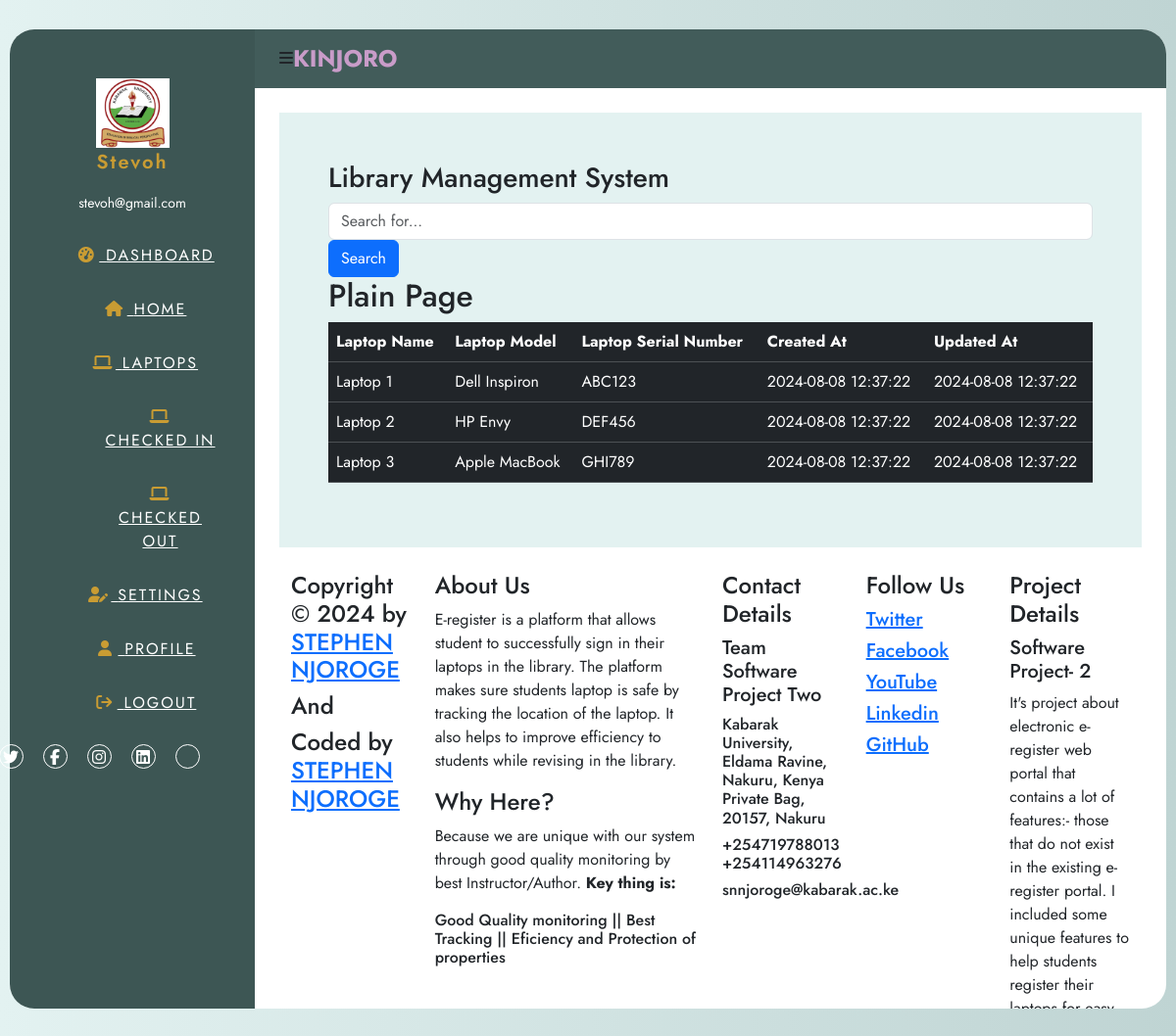
Screenshot of /display_laptops.php with the database file from the repository.
### tables this page shows
CREATE TABLE laptops (
  id INT AUTO_INCREMENT,
  laptop_name VARCHAR(50) NOT NULL,
  laptop_model VARCHAR(50) NOT NULL,
  laptop_serial_number VARCHAR(50) NOT NULL,
  phone_number VARCHAR(20) NOT NULL,
  created_at TIMESTAMP DEFAULT CURRENT_TIMESTAMP,
  updated_at TIMESTAMP DEFAULT CURRENT_TIMESTAMP ON UPDATE CURRENT_TIMESTAMP,
  PRIMARY KEY (id)
);

### display_laptops.php (the view, shortened to what this page needs)
<!DOCTYPE html>
<html lang="en">
<head>
    <link rel="stylesheet" href="sidebar_style.css">
</head>
<body>
  <div class="wrapper">
    <div class="wrapper_inner">
        <div class="vertical_wrap" >
            <div class="vertical_bar" >
                <div class="profile_info" >
                    <div class="img_holder" >
                        <img src="kabulogo.png" alt="Kabu_logo" style
                            width: 100%;
                            height: 100%;
                            object-fit: cover;
                            border-radius: 50%;>
                           <p class="title">Stevoh</p>
                        <p class="sub_title">stevoh@gmail.com</p>
                    </div>
                    <ul class="menu">
                        <li class="">
                            <a href="#" class="">
                                <span class="icon">
                                <i class="fa-solid fa-gauge-high"></i>
                                </span>
                                <span class="text">Dashboard</span>
                            </a>
                        </li>
                        <li class="">
                            <a href="#" class="">
                                <span class="icon">
                                <i class="fa-solid fa-house"></i>
                                </span>
                                <span class="text">Home</span>
                            </a>
                        </li>
                        <li class="">
                            <a href="#" class="">
                                <span class="icon">
                                     <i class="fa-solid fa-laptop"></i>
                                </span>
                                <span class="text">Laptops</span>
                            </a>
                            <ol>
                                <li>
                                <a href="checkedin_laptop_list.php" class="">
                                <span class="icon">
                                     <i class="fa-solid fa-laptop"></i>
                                </span>
                                <span class="text">Checked in</span>
                            </a>
                                </li>
                                <li>
                                <a href="checkedout_laptop_list.php" class="">
                                <span class="icon">
                                     <i class="fa-solid fa-laptop"></i>
                                </span>
                                <span class="text">Checked out</span>
                            </a>
                                </li>
                            </ol>
                        </li>
                        <li class="">
                            <a href="#" class="">
                                <span class="icon">
                                     <i class="fa-solid fa-user-edit"></i>
                                </span>
                                <span class="text">Settings</span>
                            </a>
                        </li>
                        <li class="">
                            <a href="#" class="">
                                <span class="icon">
                                <i class="fa-solid fa-user"></i>
                                </span>
                                <span class="text">Profile</span>
                            </a>
                        </li>
                        <li class="">
                            <a href="signup.php" class="">
                                <span class="icon">
                                <i class="fa-solid fa-arrow-right-from-bracket"></i>
                                </span>
                                <span class="text">Logout</span>
                            </a>
                        </li>
                    </ul>
                    <ul class="social">
                        <li><a href="#" >
                        <i class="fa-brands fa-twitter"></i>
                        </a> </li>
                        <li> <a href="#" >
                            <i class="fa-brands fa-facebook-f"></i>
                        </a> </li>
                        <li><a href="#" >
                            <i class="fa-brands fa-instagram"></i>
                        </a> </li>
                         <li> <a href="#" >
                        <i class="fa-brands fa-linkedin"></i>
                        </a> </li>
                        <li> <a href="#" >
                        </a> </li>
                    </ul>
                </div>
                </div>
            </div>
        <div class="main_container" >
            <div class="top_bar">
                <div class="humburger">
                    <i class="fas fa-bars"></i>
                </div>
                <div class="logo">
                    Kinjoro <span>Developer</span>
                </div>
            </div>
            <div class="content">
                <div class="item">
                <!DOCTYPE html>
<html lang="en">
<head>
    <link rel="stylesheet" href="https://cdn.jsdelivr.net/npm/bootstrap@5.3.2/dist/css/bootstrap.min.css">
</head>
<body>
<div>
    <div class="right_col" role="main">
        <div class="title_left">
            <h3>Library Management System</h3>
        </div>
    </div>
        <div class="col-md-12 col-sm-12 col-xs-12 form-group pull-right top_serch">
            <div class="imput-group">
                <input type="text" class="form-control" placeholder="Search for...">
                <span class="input-group-btn">
                    <button type="button" class="btn btn-primary">
                        Search
                    </button>
                </span>
            <div class="row" style="..." >
                <div class="col-md-12 col-sm-12 col-xs-12" >
                     <div class="x_panel" >
                         <div class="x_title" >
                             <h2>Plain Page</h2>
                                 <div class="x_content">
                                 <?php
$db_host = 'localhost';
$db_username = 'root';
$db_password = '';
$db_name = 'studentdb';
$conn = new mysqli($db_host, $db_username, $db_password, $db_name);
$conn->set_charset("utf8");
$sql = "SELECT * FROM laptops";
$result = $conn->query($sql);
if ($result->num_rows > 0) {
    echo "<table class='table table-dark'>";
    echo "<tr>
    <th>Laptop Name</th>
    <th>Laptop Model</th>
    <th>Laptop Serial Number</th>
    <th>Created At</th>
    <th>Updated At</th>
    </tr>";
    while($row = $result->fetch_assoc()) {
        echo "<tr>
        <td>" . $row["laptop_name"]. "</td>
        <td>" . $row["laptop_model"]. "</td>
        <td>" . $row["laptop_serial_number"]. "</td>
          <td>" . $row["created_at"]. "</td>
           <td>" . $row["updated_at"]. "</td>
        </tr>";
    }
    echo "</table>";
} else {
    echo "No laptop checked in yet.";
}
?>
                                 </div>
                </div>
             </div>
        </div>
    </div>
</div>
</div>
    </div>
</div>
</body>
</html>
<?php
include'footer.php';
?>
</body>
</html>

### footer.php (shortened to what this page needs)
<link href="https://cdn.jsdelivr.net/npm/bootstrap@5.3.3/dist/css/bootstrap.min.css" rel="stylesheet">
	<footer>
			<div class="container">
				<div class="row">
					<div class="col-sm-2">
					<h4>Copyright &copy; 2024 by <a href="http://linkedin.com/in/">STEPHEN NJOROGE</a></h4>
					<h4>And</h4>
					<h4>Coded by <span class="glyphicon glyphicon-heart"></span><a href="http://facebook.com/stephennjoroge"> STEPHEN NJOROGE</a></h4>
					</div>
					<div class="col-sm-4">
						<h4>About Us</h4>
						<p>E-register is a platform that allows student to successfully sign in their laptops in the library. The platform makes sure students laptop is safe by tracking the location of the laptop. It also helps to improve efficiency to students while revising in the library.</p>
						<h4>Why Here?</h4>
						<p>Because we are unique with our system through good quality monitoring by best Instructor/Author. <strong>Key thing is:</strong>
						<h6>Good Quality monitoring || Best Tracking || Eficiency and Protection of properties</h6>
					</div>
					<div class="col-sm-2">
						<h4>Contact Details</h4>
						<h5>Team Software Project Two</h5>
						<h6><span class="glyphicon glyphicon-map-marker"></span> Kabarak University, Eldama Ravine, Nakuru, Kenya<br>Private Bag, 20157, Nakuru</h6>
					    <h6><span class="glyphicon glyphicon-phone"></span> +254719788013 <br> +254114963276</h6>
						<h6><span class="glyphicon glyphicon-envelope"></span> snnjoroge@kabarak.ac.ke</h6>
					</div>
					<div class="col-sm-2">
						<h4>Follow Us</h4>
						<h5><a href="#" >Twitter</a></h5>
						<h5><a href="#" >Facebook</a></h5>
						<h5><a href="#" >YouTube</a></h5>
						<h5><a href="#" >Linkedin</a></h5>
						<h5><a href="#" >GitHub</a></h5>
					</div>
					<div class="col-sm-2">
						<h4>Project Details</h4>
						<h5>Software Project- 2</h5>
						<p>It's project about  electronic e-register web portal that contains a lot of features:- those that do not exist in the existing e-register portal. I included some unique features to help students register their laptops for easy sign in and out of the library!</p>
					</div>
				</div>
			</div>
		</footer>

### sidebar_style.css (style rules this page uses)
* { font-family: 'jost', sans-serif; list-style: none; text-decoration: none; margin: 0; padding: 0; box-sizing: border-box; }
body { background: linear-gradient(to right, #e3f2f1, #bfd4d3); }
.wrapper { margin: 0 10px; height: 100%; }
.wrapper_inner { position: relative; max-width: 1250px; width: 100%; height: 1000px; background: #fff; margin: 30px auto; border-radius: 25px; display: flex; }
.vertical_wrap { position: relative; height: 100%; }
.vertical_bar { width: 250px; background: #3d5654; height: 100%; border-top-left-radius: 25px; border-bottom-left-radius: 25px; position: relative; }
.vertical_bar .profile_info { text-align: center; padding: 50px 25px; }
.vertical_bar .profile_info img { width: 75px; }
.vertical_bar .profile_info .title { font-weight: 600; font-size: 20px; color: #c99c33; letter-spacing: 2px; }
.vertical_bar .profile_info .sub_title { font-size: 14px; color: #fff; }
.vertical_bar .menu { padding-left: 25px; }
.vertical_bar .menu li a { display: block; padding: 15px; text-transform: uppercase; color: #fff; letter-spacing: 2px; border-top-left-radius: 25px; border-bottom-left-radius: 25px; margin-bottom: 1px; }
.vertical_bar .menu li a .icon { color: #c99c33; width: 25px; display: inline-block; }
.vertical_bar .social { width: 50%; display: flex; justify-content: center; position: relative; bottom: 1px; }
.vertical_bar .social li a { height: 25px; width: 25px; color: #fff; border: 1px solid #fff; display: inline-block; border-radius: 50%; text-align: center; line-height: 25px; margin: 0 10px; }
.main_container { width:calc(100% - 250px); }
.main_container .top_bar { height: 60px; background: #425c5a; border-top-right-radius: 25px; padding: 15px 25px; display: flex; align-items: center; margin-top: 0; }
.main_container .logo { font-size: 24px; font-weight: 700; text-transform:uppercase ; color: #c99cc9; display: flex; align-items: center; padding: auto; }
.main_container .content { padding: 25px; height: calc(100% - 60px); overflow: auto; }
.main_container .content .item { background: #e3f2f1; padding: 50px; margin-bottom: 25px; }

### rows the page displays
laptops: laptop_name "Laptop 1", laptop_model "Dell Inspiron", laptop_serial_number "ABC123", created_at "2024-08-08 12:37:22", updated_at "2024-08-08 12:37:22"
laptops: laptop_name "Laptop 2", laptop_model "HP Envy", laptop_serial_number "DEF456", created_at "2024-08-08 12:37:22", updated_at "2024-08-08 12:37:22"
laptops: laptop_name "Laptop 3", laptop_model "Apple MacBook", laptop_serial_number "GHI789", created_at "2024-08-08 12:37:22", updated_at "2024-08-08 12:37:22"
